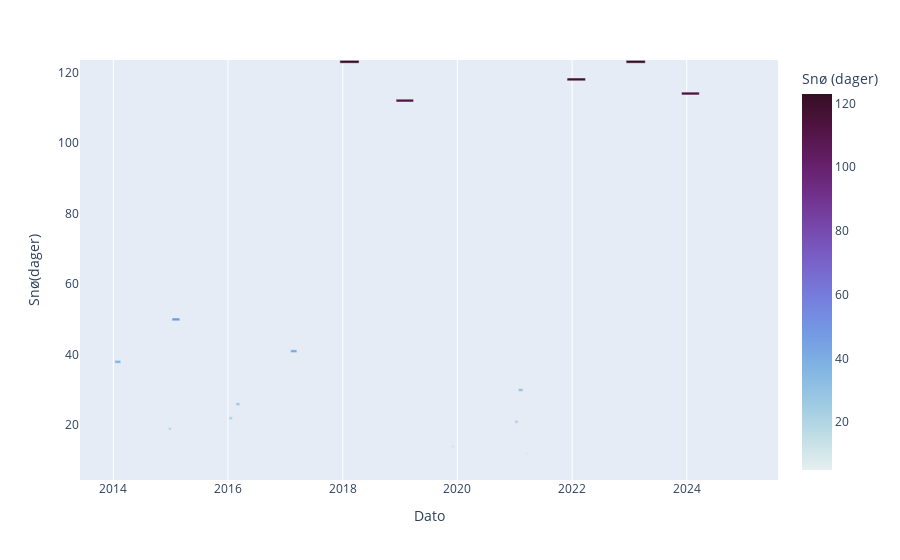

The notebook cell this image was saved under:
### Markdown cell above
###Sammenhengende dager med snø

### Code cell
# Generate our snow days DataFrame
snow_periods_df=da.snowdays(5,"df") # Get dry periods with a minimum of 5 days

dv.plot_snow_periods(snow_periods_df)

### Figure 1 — Plotly figure (JSON) as saved in the notebook; plotly's stock layout.template omitted (floating-point values rounded to 4 significant figures)
{"data": [{"base": ["2014-01-11T00:00:00.000000000", "2014-02-20T00:00:00.000000000", "2014-12-18T00:00:00.000000000", "2015-01-10T00:00:00.000000000", "2016-01-08T00:00:00.000000000", "2016-02-02T00:00:00.000000000", "2016-02-21T00:00:00.000000000", "2016-11-05T00:00:00.000000000", "2017-02-03T00:00:00.000000000", "2017-12-14T00:00:00.000000000", "2018-12-07T00:00:00.000000000", "2019-11-29T00:00:00.000000000", "2020-03-01T00:00:00.000000000", "2021-01-02T00:00:00.000000000", "2021-01-24T00:00:00.000000000", "2021-03-11T00:00:00.000000000", "2021-11-30T00:00:00.000000000", "2022-12-11T00:00:00.000000000", "2023-11-29T00:00:00.000000000", "2024-12-10T00:00:00.000000000", "2024-12-21T00:00:00.000000000"], "hovertemplate": "Start Date=%{base}<br>End Date=%{x}<br>Snø (dager)=%{marker.color}<extra></extra>", "legendgroup": "", "marker": {"color": [38, 6, 19, 50, 22, 6, 26, 9, 41, 123, 112, 14, 8, 21, 30, 12, 118, 123, 114, 7, 5], "coloraxis": "coloraxis", "pattern": {"shape": ""}}, "name": "", "orientation": "h", "showlegend": false, "textposition": "auto", "type": "bar", "x": [3196800000, 432000000, 1555200000, 4233600000, 1814400000, 432000000, 2160000000, 691200000, 3456000000, 10540800000, 9590400000, 1123200000, 604800000, 1728000000, 2505600000, 950400000, 10108800000, 10540800000, 9763200000, 518400000, 345600000], "xaxis": "x", "y": [38, 6, 19, 50, 22, 6, 26, 9, 41, 123, 112, 14, 8, 21, 30, 12, 118, 123, 114, 7, 5], "yaxis": "y"}], "layout": {"barmode": "overlay", "coloraxis": {"colorbar": {"title": {"text": "Snø (dager)"}}, "colorscale": [[0, "rgb(230, 240, 240)"], [0.09091, "rgb(191, 221, 229)"], [0.1818, "rgb(156, 201, 226)"], [0.2727, "rgb(129, 180, 227)"], [0.3636, "rgb(115, 154, 228)"], [0.4545, "rgb(117, 127, 221)"], [0.5455, "rgb(120, 100, 202)"], [0.6364, "rgb(119, 74, 175)"], [0.7273, "rgb(113, 50, 141)"], [0.8182, "rgb(100, 31, 104)"], [0.9091, "rgb(80, 20, 66)"], [1, "rgb(54, 14, 36)"]]}, "legend": {"tracegroupgap": 0}, "margin": {"t": 60}, "showlegend": false, "xaxis": {"anchor": "y", "domain": [0, 1], "title": {"text": "Dato"}, "type": "date"}, "yaxis": {"anchor": "x", "domain": [0, 1], "title": {"text": "Snø(dager)"}}}}
